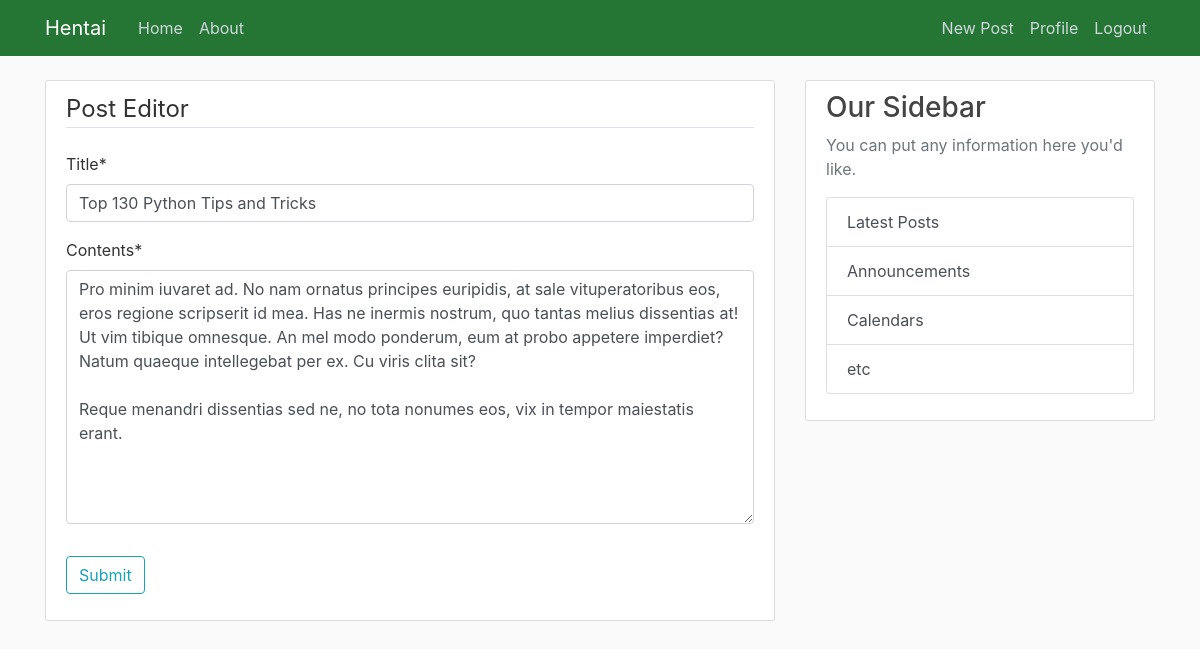
The app's page /post/46/edit (signed in) with its own data.
### blog/models.py (models this page shows, shortened)
class Post(models.Model):
    title = models.CharField(max_length=100)
    contents = models.TextField()
    date_posted = models.DateTimeField(default = timezone.now)
    author = models.ForeignKey(User, on_delete = models.CASCADE)

### blog/views.py (the view)
@login_required(redirect_field_name='login')
def post_edit(request,pk):
    post = Post.objects.filter(pk=pk).first()
    previous_title = Post.objects.get(pk=pk).title
    if post.author == request.user:
        if request.method == 'POST':
            form = PostEditForm(request.POST,instance=post)
            if form.is_valid():
                form.save()
                messages.success(request,f"Post \'{previous_title}\' got changed!")
                return redirect('post-detail',post.pk)
            else:
                messages.warning(request,f"Error in editing the form!")
                return redirect('post-detail',post.pk)
        else:
            form = PostEditForm(instance=post)
        return render(request,"blog/post_edit_form.html",{'form':form})
    else:
        messages.warning(request,f"No permission to change this post")
        return redirect('post-detail',pk=post.pk)

### blog/forms.py
class PostEditForm(forms.ModelForm):
    class Meta:
        model = Post
        fields = ["title","contents"]

### blog/templates/blog/post_edit_form.html (shortened to what this page needs)
{% extends "blog/base.html" %}
{% load crispy_forms_tags %}
{% block main %}
    <div class="content-section">
        <form method="POST">
            <fieldset class="form-group">
                <legend class="border-bottom mb-4">Post Editor</legend>
                {{ form|crispy }}
            </fieldset>
            <div class="form-group">
                <button class="btn btn-outline-info" type="submit">Submit</button>
            </div>
        </form>
    </div>
{% endblock main %}

### blog/static/blog/main.css (style rules this page uses)
body { background: #fafafa; color: #333333; margin-top: 5rem; }
.content-section { background: #ffffff; padding: 10px 20px; border: 1px solid #dddddd; border-radius: 3px; margin-bottom: 20px; }

### records on screen
Post: title "Top 130 Python Tips and Tricks", contents "Pro minim iuvaret ad. No nam ornatus principes euripidis, at sale vituperatoribus eos, eros regione scripserit id mea. Has ne inermis nostrum, quo tantas melius dissentias at! Ut vim tibique omnesque. An mel modo ponderum, eum at probo appetere imperdiet? Natum quaeque intellegebat per ex. Cu viris clita sit? Reque menandri dissentias sed ne, no tota nonumes eos, vix in tempor maiestatis erant."
